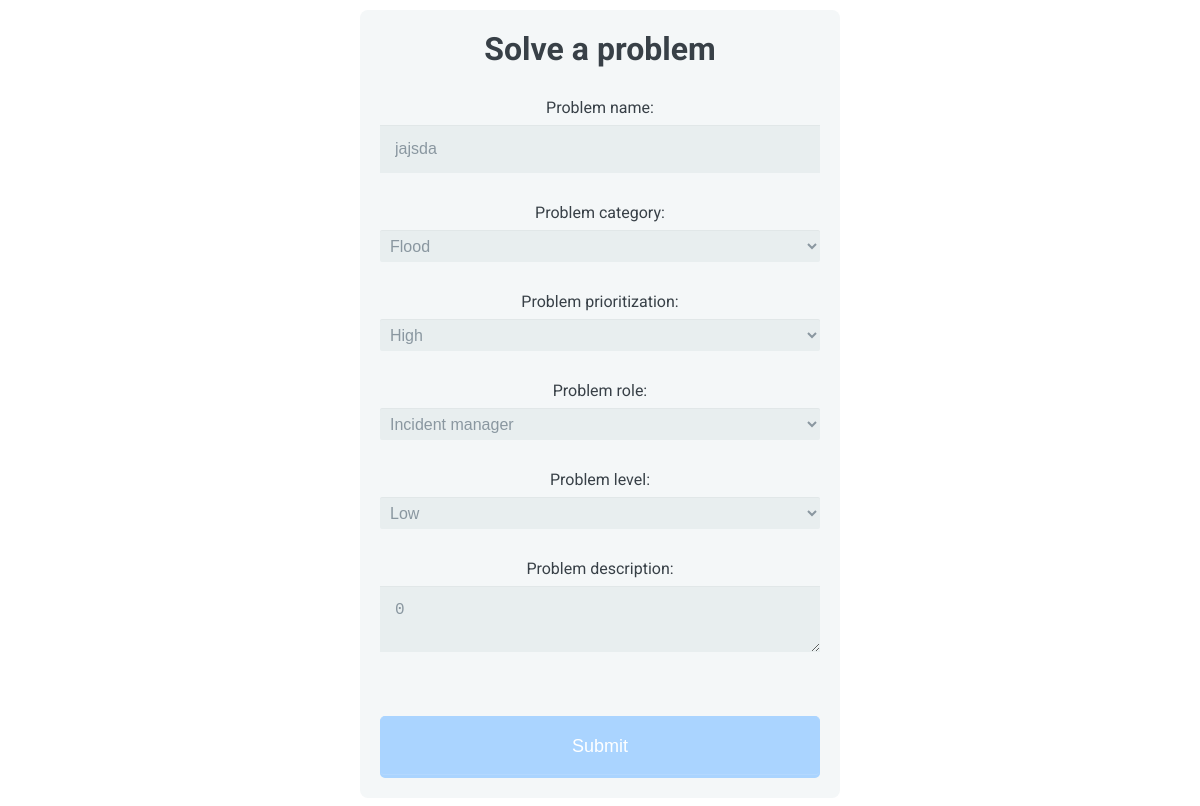
Page /HTML/problemManagerResolutionProblems.php?id=2 on the committed database.
### tables this page shows
CREATE TABLE IF NOT EXISTS `problems` (
  `PRO_ID` int(11) NOT NULL,
  `PRO_NAME` varchar(100) NOT NULL,
  `PRO_CATEGORY` varchar(100) NOT NULL,
  `PRO_PRIORITIZATION` varchar(100) NOT NULL,
  `PRO_LEVEL` varchar(100) NOT NULL,
  `PRO_STATUS` varchar(100) NOT NULL,
  `PRO_ROLE` varchar(100) NOT NULL,
  `PRO_DESCRIPTION` varchar(100) NOT NULL,
  `PRO_INCIDENT_IDS` varchar(100) NOT NULL
);

### HTML/problemManagerResolutionProblems.php (the view, shortened to what this page needs)
<?php include 'connection.php'; ?>
<!DOCTYPE html>
<html>
  <head>
        <link rel="stylesheet" href="../css/form1.css">
        <link rel="stylesheet" type="text/css" href="../css/style.css">
    </head>
    <body>
      <form action="problemManagerResolutionProblemsExecute.php" method="post">
        <?php
          $problemID = $_GET['id'];
          $sql = "SELECT * FROM PROBLEMS WHERE PRO_ID = $problemID;";
          $result = @mysqli_query($dbc, $sql);
          $row = @mysqli_fetch_assoc($result);
        ?>
        <h1>Solve a problem</h1>
        <fieldset>
          <label for="name">Problem name:</label>
          <input type="text" id="name" name="problemname" value="<?php echo $row['PRO_NAME']; ?>">
          <label for="problemcategory">Problem category:</label>
          <select name="problemcategory">
              <option name="flood" value="Flood" <?php if ($row['PRO_CATEGORY'] == "Flood") echo 'selected="selected"'; ?>>Flood</option>
          </select>
          <label for="problemprioritization">Problem prioritization:</label>
          <select name="problemprioritization">
              <option value="High" <?php if ($row['PRO_PRIORITIZATION'] == "High") echo 'selected="selected"'; ?>>High</option>
          </select>
          <label for="">Problem role:</label>
          <select name="problemrole">
              <option value="Incident manager" <?php if ($row['PRO_ROLE'] == "Incident manager") echo 'selected="selected"'; ?>>Incident manager</option>
          </select>
          <label for="problemlevel">Problem level:</label>
          <select name="problemlevel">
              <option value="Low" <?php if ($row['PRO_LEVEL'] == "Low") echo 'selected="selected"'; ?>>Low</option>
          </select>
          <label for="problemdescription">Problem description:</label>
          <textarea name="problemdescription"><?php echo $row['PRO_DESCRIPTION']; ?></textarea>
        </fieldset>
        <button type="submit">Submit</button>
      </form>
    </body>
</html>

### CSS/form1.css (style rules this page uses)
*, *:before, *:after { -moz-box-sizing: border-box; -webkit-box-sizing: border-box; box-sizing: border-box; }
body { font-family: 'Nunito', sans-serif; color: #384047; text-align: center; }
form { max-width: 300px; margin: 10px auto; padding: 10px 20px; background: #f4f7f8; border-radius: 8px; }
h1 { margin: 0 0 30px 0; text-align: center; }
input[type="text"], input[type="password"], input[type="date"], input[type="datetime"], input[type="email"], input[type="number"], input[type="search"], input[type="tel"], input[type="time"], input[type="url"], textarea, select { background: rgba(255,255,255,0.1); border: none; font-size: 16px; height: auto; margin: 0; outline: 0; padding: 15px; width: 100%; background-color: #e8eeef; color: #8a97a0; box-shadow: 0 1px 0 rgba(0,0,0,0.03) inset; margin-bottom: 30px; }
select { padding: 6px; height: 32px; border-radius: 2px; }
button { padding: 19px 39px 18px 39px; color: #FFF; background-color: #aad4ff; font-size: 18px; text-align: center; font-style: normal; border-radius: 5px; width: 100%; border: 1px solid #aad4ff; border-width: 1px 1px 3px; box-shadow: 0 -1px 0 rgba(255,255,255,0.1) inset; margin-bottom: 10px; }
fieldset { margin-bottom: 30px; border: none; }
label { display: block; margin-bottom: 8px; }
@media screen and (min-width: 480px) { form { max-width: 480px; } }

### CSS/style.css (style rules this page uses)
* { margin: 0; padding: 0; }
body { font-family: 'Roboto', sans-serif; background-image: url("../images/backgroundImage.jpg"); background-repeat: no-repeat; background-attachment: fixed; }
h1 { text-align: center; margin-top: 10px; }

### rows in the picture
problems: problemname "jajsda", problemcategory "Flood", problemprioritization "High", problemlevel "Low", problemdescription "0"
